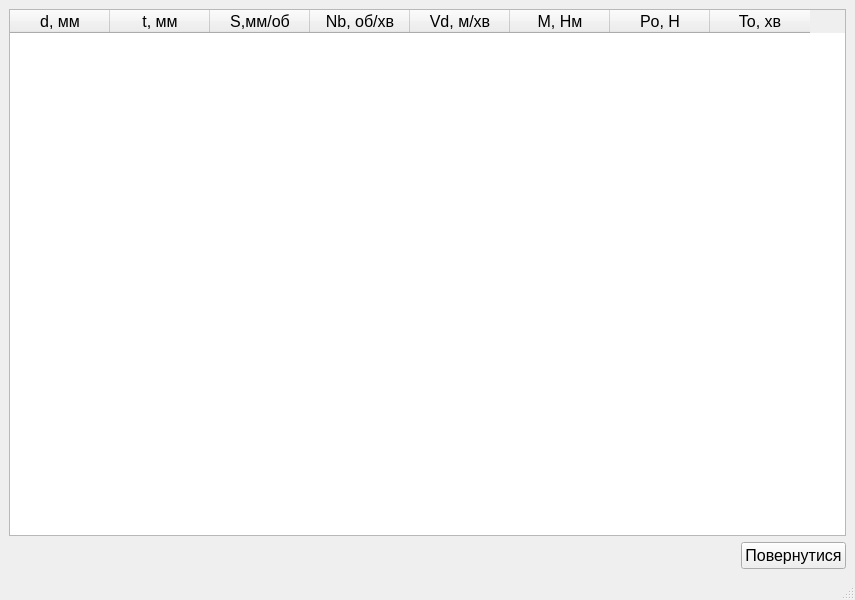
<?xml version="1.0" encoding="UTF-8"?>
<ui version="4.0">
 <class>ResultForm</class>
 <widget class="QMainWindow" name="ResultForm">
  <property name="geometry">
   <rect>
    <x>0</x>
    <y>0</y>
    <width>855</width>
    <height>600</height>
   </rect>
  </property>
  <property name="windowTitle">
   <string>MainWindow</string>
  </property>
  <widget class="QWidget" name="centralwidget">
   <layout class="QVBoxLayout" name="verticalLayout">
    <item>
     <widget class="QTableWidget" name="tableWidget">
      <property name="font">
       <font>
        <pointsize>12</pointsize>
       </font>
      </property>
      <column>
       <property name="text">
        <string>d, мм</string>
       </property>
      </column>
      <column>
       <property name="text">
        <string>t, мм</string>
       </property>
      </column>
      <column>
       <property name="text">
        <string>S,мм/об</string>
       </property>
      </column>
      <column>
       <property name="text">
        <string>Nb, об/хв</string>
       </property>
      </column>
      <column>
       <property name="text">
        <string>Vd, м/хв</string>
       </property>
      </column>
      <column>
       <property name="text">
        <string>M, Нм</string>
       </property>
      </column>
      <column>
       <property name="text">
        <string>Po, Н</string>
       </property>
      </column>
      <column>
       <property name="text">
        <string>To, хв</string>
       </property>
      </column>
     </widget>
    </item>
    <item>
     <layout class="QHBoxLayout" name="horizontalLayout">
      <item>
       <spacer name="horizontalSpacer">
        <property name="orientation">
         <enum>Qt::Orientation::Horizontal</enum>
        </property>
        <property name="sizeHint" stdset="0">
         <size>
          <width>40</width>
          <height>20</height>
         </size>
        </property>
       </spacer>
      </item>
      <item>
       <widget class="QPushButton" name="pushButton">
        <property name="font">
         <font>
          <pointsize>12</pointsize>
         </font>
        </property>
        <property name="text">
         <string>Повернутися</string>
        </property>
       </widget>
      </item>
     </layout>
    </item>
   </layout>
  </widget>
  <widget class="QMenuBar" name="menubar">
   <property name="geometry">
    <rect>
     <x>0</x>
     <y>0</y>
     <width>855</width>
     <height>21</height>
    </rect>
   </property>
  </widget>
  <widget class="QStatusBar" name="statusbar"/>
 </widget>
 <resources/>
 <connections/>
</ui>
